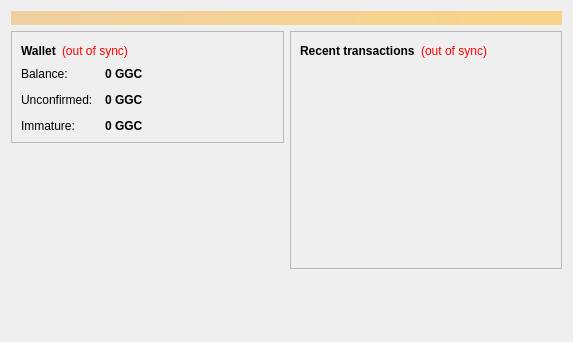
<?xml version="1.0" encoding="UTF-8"?>
<ui version="4.0">
 <class>OverviewPage</class>
 <widget class="QWidget" name="OverviewPage">
  <property name="geometry">
   <rect>
    <x>0</x>
    <y>0</y>
    <width>573</width>
    <height>342</height>
   </rect>
  </property>
  <property name="windowTitle">
   <string>Form</string>
  </property>
  <layout class="QVBoxLayout" name="topLayout">
   <item>
    <widget class="QLabel" name="labelAlerts">
     <property name="visible">
      <bool>false</bool>
     </property>
     <property name="styleSheet">
      <string notr="true">background-color: qlineargradient(x1: 0, y1: 0, x2: 1, y2: 0, stop:0 #F0D0A0, stop:1 #F8D488); color:#000000;</string>
     </property>
     <property name="wordWrap">
      <bool>true</bool>
     </property>
     <property name="margin">
      <number>3</number>
     </property>
    </widget>
   </item>
   <item>
    <layout class="QHBoxLayout" name="horizontalLayout" stretch="1,1">
     <item>
      <layout class="QVBoxLayout" name="verticalLayout_2">
       <item>
        <widget class="QFrame" name="frame">
         <property name="frameShape">
          <enum>QFrame::StyledPanel</enum>
         </property>
         <property name="frameShadow">
          <enum>QFrame::Raised</enum>
         </property>
         <layout class="QVBoxLayout" name="verticalLayout_4">
          <item>
           <layout class="QHBoxLayout" name="horizontalLayout_4">
            <item>
             <widget class="QLabel" name="label_5">
              <property name="font">
               <font>
                <weight>75</weight>
                <bold>true</bold>
               </font>
              </property>
              <property name="text">
               <string>Wallet</string>
              </property>
             </widget>
            </item>
            <item>
             <widget class="QLabel" name="labelWalletStatus">
              <property name="toolTip">
               <string>The displayed information may be out of date. Your wallet automatically synchronizes with the Gigiacoin network after a connection is established, but this process has not completed yet.</string>
              </property>
              <property name="styleSheet">
               <string notr="true">QLabel { color: red; }</string>
              </property>
              <property name="text">
               <string notr="true">(out of sync)</string>
              </property>
              <property name="alignment">
               <set>Qt::AlignLeading|Qt::AlignLeft|Qt::AlignVCenter</set>
              </property>
             </widget>
            </item>
            <item>
             <spacer name="horizontalSpacer_2">
              <property name="orientation">
               <enum>Qt::Horizontal</enum>
              </property>
              <property name="sizeHint" stdset="0">
               <size>
                <width>40</width>
                <height>20</height>
               </size>
              </property>
             </spacer>
            </item>
           </layout>
          </item>
          <item>
           <layout class="QFormLayout" name="formLayout_2">
            <property name="fieldGrowthPolicy">
             <enum>QFormLayout::AllNonFixedFieldsGrow</enum>
            </property>
            <property name="horizontalSpacing">
             <number>12</number>
            </property>
            <property name="verticalSpacing">
             <number>12</number>
            </property>
            <item row="0" column="0">
             <widget class="QLabel" name="label">
              <property name="text">
               <string>Balance:</string>
              </property>
             </widget>
            </item>
            <item row="0" column="1">
             <widget class="QLabel" name="labelBalance">
              <property name="font">
               <font>
                <weight>75</weight>
                <bold>true</bold>
               </font>
              </property>
              <property name="cursor">
               <cursorShape>IBeamCursor</cursorShape>
              </property>
              <property name="toolTip">
               <string>Your current balance</string>
              </property>
              <property name="text">
               <string notr="true">0 GGC</string>
              </property>
              <property name="textInteractionFlags">
               <set>Qt::LinksAccessibleByMouse|Qt::TextSelectableByKeyboard|Qt::TextSelectableByMouse</set>
              </property>
             </widget>
            </item>
            <item row="1" column="0">
             <widget class="QLabel" name="label_3">
              <property name="text">
               <string>Unconfirmed:</string>
              </property>
             </widget>
            </item>
            <item row="1" column="1">
             <widget class="QLabel" name="labelUnconfirmed">
              <property name="font">
               <font>
                <weight>75</weight>
                <bold>true</bold>
               </font>
              </property>
              <property name="cursor">
               <cursorShape>IBeamCursor</cursorShape>
              </property>
              <property name="toolTip">
               <string>Total of transactions that have yet to be confirmed, and do not yet count toward the current balance</string>
              </property>
              <property name="text">
               <string notr="true">0 GGC</string>
              </property>
              <property name="textInteractionFlags">
               <set>Qt::LinksAccessibleByMouse|Qt::TextSelectableByKeyboard|Qt::TextSelectableByMouse</set>
              </property>
             </widget>
            </item>
            <item row="2" column="0">
             <widget class="QLabel" name="labelImmatureText">
              <property name="text">
               <string>Immature:</string>
              </property>
             </widget>
            </item>
            <item row="2" column="1">
             <widget class="QLabel" name="labelImmature">
              <property name="font">
               <font>
                <weight>75</weight>
                <bold>true</bold>
               </font>
              </property>
              <property name="toolTip">
               <string>Mined balance that has not yet matured</string>
              </property>
              <property name="text">
               <string notr="true">0 GGC</string>
              </property>
              <property name="textInteractionFlags">
               <set>Qt::LinksAccessibleByMouse|Qt::TextSelectableByKeyboard|Qt::TextSelectableByMouse</set>
              </property>
             </widget>
            </item>
           </layout>
          </item>
         </layout>
        </widget>
       </item>
       <item>
        <spacer name="verticalSpacer">
         <property name="orientation">
          <enum>Qt::Vertical</enum>
         </property>
         <property name="sizeHint" stdset="0">
          <size>
           <width>20</width>
           <height>40</height>
          </size>
         </property>
        </spacer>
       </item>
      </layout>
     </item>
     <item>
      <layout class="QVBoxLayout" name="verticalLayout_3">
       <item>
        <widget class="QFrame" name="frame_2">
         <property name="frameShape">
          <enum>QFrame::StyledPanel</enum>
         </property>
         <property name="frameShadow">
          <enum>QFrame::Raised</enum>
         </property>
         <layout class="QVBoxLayout" name="verticalLayout">
          <item>
           <layout class="QHBoxLayout" name="horizontalLayout_2">
            <item>
             <widget class="QLabel" name="label_4">
              <property name="text">
               <string>&lt;b&gt;Recent transactions&lt;/b&gt;</string>
              </property>
             </widget>
            </item>
            <item>
             <widget class="QLabel" name="labelTransactionsStatus">
              <property name="toolTip">
               <string>The displayed information may be out of date. Your wallet automatically synchronizes with the Gigiacoin network after a connection is established, but this process has not completed yet.</string>
              </property>
              <property name="styleSheet">
               <string notr="true">QLabel { color: red; }</string>
              </property>
              <property name="text">
               <string notr="true">(out of sync)</string>
              </property>
              <property name="alignment">
               <set>Qt::AlignRight|Qt::AlignTrailing|Qt::AlignVCenter</set>
              </property>
             </widget>
            </item>
            <item>
             <spacer name="horizontalSpacer">
              <property name="orientation">
               <enum>Qt::Horizontal</enum>
              </property>
              <property name="sizeHint" stdset="0">
               <size>
                <width>40</width>
                <height>20</height>
               </size>
              </property>
             </spacer>
            </item>
           </layout>
          </item>
          <item>
           <widget class="QListView" name="listTransactions">
            <property name="styleSheet">
             <string notr="true">QListView { background: transparent; }</string>
            </property>
            <property name="frameShape">
             <enum>QFrame::NoFrame</enum>
            </property>
            <property name="verticalScrollBarPolicy">
             <enum>Qt::ScrollBarAlwaysOff</enum>
            </property>
            <property name="horizontalScrollBarPolicy">
             <enum>Qt::ScrollBarAlwaysOff</enum>
            </property>
            <property name="selectionMode">
             <enum>QAbstractItemView::NoSelection</enum>
            </property>
           </widget>
          </item>
         </layout>
        </widget>
       </item>
       <item>
        <spacer name="verticalSpacer_2">
         <property name="orientation">
          <enum>Qt::Vertical</enum>
         </property>
         <property name="sizeHint" stdset="0">
          <size>
           <width>20</width>
           <height>40</height>
          </size>
         </property>
        </spacer>
       </item>
      </layout>
     </item>
    </layout>
   </item>
  </layout>
 </widget>
 <resources/>
 <connections/>
</ui>
